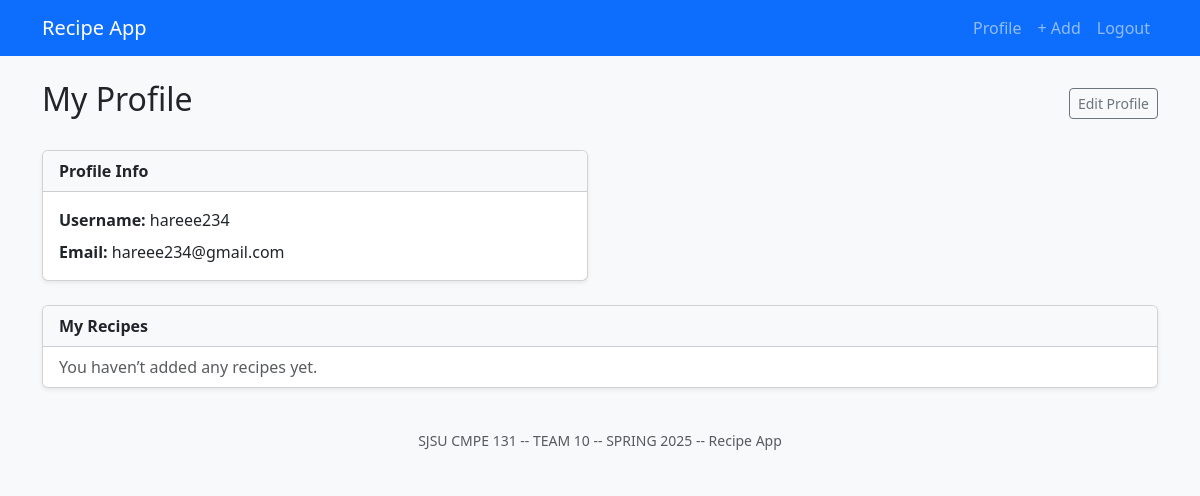
Before: /profile (signed in) with the older database file.
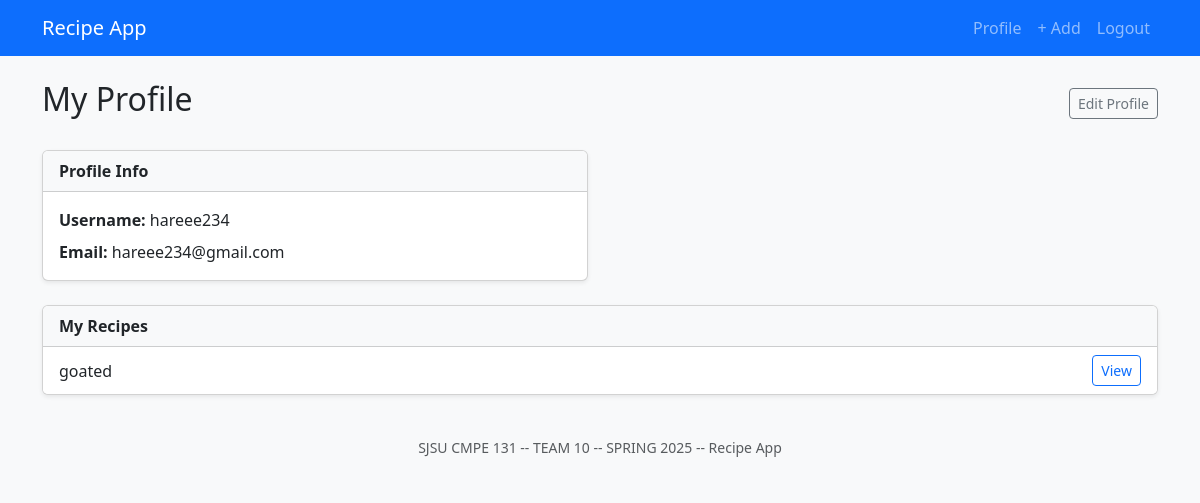
After: the same page with the newer database file.
### app/models.py (models this page shows, shortened)
class Recipe(db.Model):
    id = db.Column(db.Integer, primary_key=True)
    title = db.Column(db.String(200), nullable=False)
    description = db.Column(db.Text, nullable=False)
    ingredients = db.Column(db.Text, nullable=False)
    instructions = db.Column(db.Text, nullable=False)
    created_at = db.Column(db.DateTime(timezone=True), server_default=func.now())
    user_id = db.Column(db.Integer, db.ForeignKey('user.id'), nullable=False)
    ratings = db.relationship('Rating', backref='recipe', lazy=True, cascade="all, delete-orphan")
    tags = db.relationship(
        'Tag',
        secondary='recipe_tags',
        backref=db.backref('recipes', lazy='dynamic'),
        lazy='dynamic',
    )

### app/routes.py (the view, shortened to what this page needs)
@app.route('/profile', methods=['GET','POST'])
def profile():
    user = get_current_user()
    if not user:
        flash("You must be logged in to view your profile.", "danger")
        return redirect(url_for('login'))
    edit_mode = (request.method=='POST') or (request.args.get('edit')=='1')
    recipes = Recipe.query.filter_by(user_id=user.id).all()
    return render_template('profile.html',
                           user=user,
                           recipes=recipes,
                           edit_mode=edit_mode)

### app/routes.py (called while the page is built)
def get_current_user():
    uid = session.get("user_id")
    return User.query.get(uid) if uid else None

### app/templates/profile.html (shortened to what this page needs)
{% extends "base.html" %}
{% block content %}
<div class="d-flex justify-content-between align-items-center mb-4">
  <h2>My Profile</h2>
  {% if not edit_mode %}
    <a href="{{ url_for('profile', edit='1') }}"
       class="btn btn-sm btn-outline-secondary">
      Edit Profile
    </a>
  {% endif %}
</div>
{% if edit_mode %}
  <form method="POST" novalidate>
    <div class="mb-3">
      <label for="username" class="form-label">Username</label>
      <input
        id="username"
        name="username"
        type="text"
        class="form-control"
        required
        value="{{ request.form.username or user.username }}"
      >
    </div>
    <div class="mb-3">
      <label for="email" class="form-label">Email</label>
      <input
        id="email"
        name="email"
        type="email"
        class="form-control"
        required
        pattern="[a-z0-9._%+\-]+@[a-z0-9.\-]+\.[a-z]{2,}$"
        title="user@example.com"
        value="{{ request.form.email or user.email }}"
      >
      <div class="form-text">Must be a valid email address.</div>
    </div>
    <div class="mb-3">
      <label for="password" class="form-label">
        New Password <small class="text-muted">(leave blank to keep current)</small>
      </label>
      <input
        id="password"
        name="password"
        type="password"
        class="form-control"
      >
    </div>
    <div class="d-flex">
      <button type="submit" class="btn btn-primary me-2">Save Changes</button>
      <a href="{{ url_for('profile') }}" class="btn btn-secondary">Cancel</a>
    </div>
  </form>
{% else %}
  <div class="row mb-4">
    <div class="col-md-6">
      <div class="card shadow-sm">
        <div class="card-header bg-light">
          <strong>Profile Info</strong>
        </div>
        <div class="card-body">
          <p class="mb-2"><strong>Username:</strong> {{ user.username }}</p>
          <p class="mb-0"><strong>Email:</strong> {{ user.email }}</p>
        </div>
      </div>
    </div>
  </div>
  <div class="card shadow-sm mb-4">
    <div class="card-header bg-light">
      <strong>My Recipes</strong>
    </div>
    <ul class="list-group list-group-flush">
      {% if recipes %}
        {% for r in recipes %}
          <li class="list-group-item d-flex justify-content-between align-items-center">
            {{ r.title }}
            <a href="{{ url_for('view_recipe', recipe_id=r.id) }}"
               class="btn btn-sm btn-outline-primary">
              View
            </a>
          </li>
        {% endfor %}
      {% else %}
        <li class="list-group-item text-muted">
          You haven’t added any recipes yet.
        </li>
      {% endif %}
    </ul>
  </div>
{% endif %}
{% endblock %}

Changed rows visible on the page:
added Recipe: title "goated"
Other visible differences:
text no longer shown: "You haven’t added any recipes yet."
